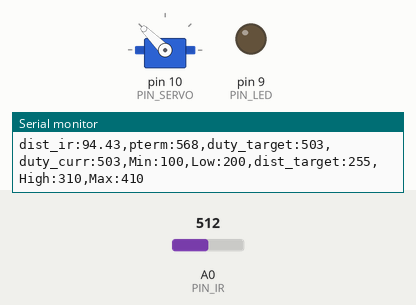
Recording of a sketch running on a simulated Arduino Uno, built with avr-gcc and run on an emulated ATmega328P. Parts: servo, output pins drawn as LEDs (lit = HIGH), the last lines printed to the serial monitor. Inputs (shaded band) come from the test bench; at power-on: A0 (PIN_IR) = 512.

Above: at 1.2 s.
1.3 s: A0 (PIN_IR) set to 122
At 2.9 s:
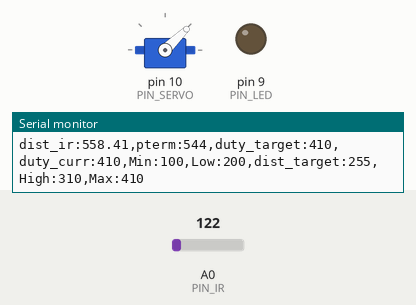
3.7 s: A0 (PIN_IR) set to 16
5.2 s: A0 (PIN_IR) set to 13
At 5.65 s:
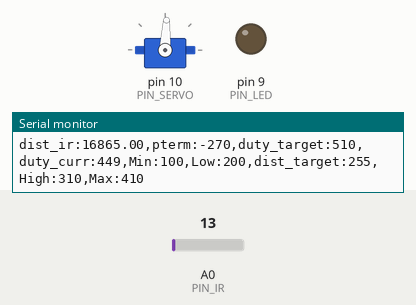
Timing chart, 0 to 8.2 s (numbered marks = the images above; inputs shaded):
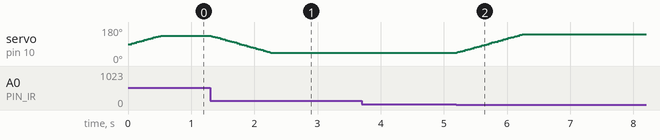

The sketch:

p.ino
```cpp
#include <Servo.h>

/////////////////////////////
// Configurable parameters //
/////////////////////////////

// Arduino pin assignment
#define PIN_LED 9         // LED를 아두이노 GPIO 9번 핀에 연결
#define PIN_SERVO 10    // 서보모터를 아두이노 GPIO 10번 핀에 연결
#define PIN_IR A0     // 적외선 센서를 아두이노 아날로그 A0핀에 연결

// Framework setting
#define _DIST_TARGET 255    // [2635] 목표하는 위치
#define _DIST_MIN 100   //거리의 최솟값이 100mm
#define _DIST_MAX 410                  //거리의 최대값 410mm

// Distance sensor
#define _DIST_ALPHA 0.5   //센서 보정정도
          // EMA필터값
// Servo range
#define _DUTY_MIN 1000    //  서보의 최소각도를 microseconds로 표현
#define _DUTY_NEU 1450    //  레일플레이트 중립위치를 만드는 서보 duty값
#define _DUTY_MAX 2000            // 서보의 최대각도의 microseconds의 값

// Servo speed control
#define _SERVO_ANGLE 30   //  최대 가동범위에 따른 목표 서보 회전각
#define _SERVO_SPEED 30   //서보 속도를 30으로

// Event periods
#define _INTERVAL_DIST 20   //  적외선센서 업데이트 주기
#define _INTERVAL_SERVO 20  //  서보 업데이트 주기
#define _INTERVAL_SERIAL 100  //  시리얼 플로터 갱신 속도

// PID parameters
#define _KP 3.0  //  P 이득 비율
#define _KD 50

//////////////////////
// global variables //
//////////////////////

// Servo instance
Servo myservo; //  서보 객체 생성

// Distance sensor
float dist_target; //  location to send the ball
float dist_raw, dist_ema; //  거리와 노이즈 필터 적용 후 거리를 저장하기 위한 변수

// Event periods
unsigned long last_sampling_time_dist, last_sampling_time_servo,
last_sampling_time_serial;
//  각 이벤트별 업데이트를 위해 측정하는 시간
// 마지막으로 측정한 거리, 마지막으로 측정한 서보 각도
//(unsigned long : 부호없는 정수형)
bool event_dist, event_servo, event_serial; //  이벤트별 이번 루프에서 업데이트 여부

// Servo speed control
int duty_chg_per_interval; //  서보속도 제어를 위한 변수 선언
int duty_target, duty_curr; //  목표duty, 현재duty

// PID variables
float error_curr, error_prev, control, pterm, dterm, iterm; // [3070] PID 제어를 위한 현재 오차, 이전오차, 컨트롤(?), p 값, d 값, i 값 변수 선언


void setup() {
// initialize GPIO pins for LED and attach servo
  pinMode(PIN_LED, OUTPUT); //[3062] 핀 LED 활성화
  myservo.attach(PIN_SERVO); // [3070] 서보 구동을 위한 서보 초기화

// initialize global variables
duty_target = _DUTY_NEU;
duty_curr = _DUTY_NEU; // [3055] duty_target, duty_curr 초기화
last_sampling_time_dist, last_sampling_time_servo, last_sampling_time_serial = millis();
// [3055] 샘플링 타임 변수 초기화
dist_raw, dist_ema = _DIST_MIN; // [3055] dist 변수 초기화
pterm = iterm = dterm = 0; // [2635] pid 제어값에서 우선 p 만 사용하도록

// move servo to neutral position
  myservo.writeMicroseconds(_DUTY_NEU); //[2635]

// initialize serial port
  Serial.begin(57600); //[2635]

// convert angle speed into duty change per interval.
  duty_chg_per_interval = (_DUTY_MAX - _DUTY_MIN)/(float)(_SERVO_ANGLE) * (_SERVO_SPEED /1000.0)*_INTERVAL_SERVO;    // [3131] 설정한 서보 스피드에 따른 duty change per interval 값을 변환

}
float Ir_distance(void){ // return value unit: mm
  float val;
  float volt = float(analogRead(PIN_IR));
  val = ((6762.0/(volt-9.0))-4.0) * 10.0;
  return val;
}


void loop() {
    // [3055] indentation 수정(space 4칸)
    /////////////////////
    // Event generator //
    /////////////////////
    unsigned long time_curr = millis(); // [3070] 이벤트 업데이트 주기 계산을 위한 현재 시간
    // [3070] 이벤트 주기가 돌아올때까지 현재시간과 비교하며 기다리도록 함.
    if(time_curr >= last_sampling_time_dist + _INTERVAL_DIST) {
        last_sampling_time_dist += _INTERVAL_DIST;
        event_dist = true;
    }
    if(time_curr >= last_sampling_time_servo + _INTERVAL_SERVO) {
        last_sampling_time_servo += _INTERVAL_SERVO;
        event_servo = true;
    }
    if(time_curr >= last_sampling_time_serial + _INTERVAL_SERIAL) {
        last_sampling_time_serial += _INTERVAL_SERIAL;
        event_serial = true;
    }

    ////////////////////
    // Event handlers //
    ////////////////////

    if(event_dist) {
        event_dist = false; // [2635] 업데이트 대기
        // get a distance reading from the distance sensor
        dist_raw = Ir_distance(); // [2635] 센서 값 받아와서 변수에 저장
        dist_ema = _DIST_ALPHA * dist_raw + (1 - _DIST_ALPHA) * dist_ema;
        // [3055] dist_ema 설정

        // PID control logic
        error_curr = _DIST_TARGET-dist_ema; // [2635] 오차 계산
        pterm = error_curr; // [2635] p값은 오차
        dterm = _KD*(error_curr - error_prev);
        control = _KP * pterm;// [2635] control 값, i와 d는 현재 0

        // duty_target = f(duty_neutral, control)
        //duty_target = duty_neutral + control // [3070] control 값이 다 합해서 1이 되도록 되어있다면, 중립 위치에 컨트롤 값 만큼의 비율을 더해 목표위치를 정한다.
        duty_target = _DUTY_NEU + control;

  // keep duty_target value within the range of [_DUTY_MIN, _DUTY_MAX]
        if(duty_target < _DUTY_MIN)  // [2635] 양극값 넘어가는 경우 극값으로 제한
        {
            duty_target = _DUTY_MIN;
        }
        if(duty_target > _DUTY_MAX)
        {
            duty_target = _DUTY_MAX;
        }

        error_prev=error_curr;
  }

 if(event_servo) {
    event_servo=false;
    // adjust duty_curr toward duty_target by duty_chg_per_interval
    if(duty_target>duty_curr) {
   duty_curr += duty_chg_per_interval;
   if(duty_curr > duty_target) duty_curr = duty_target;
     }
    else {
   duty_curr -= duty_chg_per_interval;
   if(duty_curr < duty_target) duty_curr = duty_target;
    }
    // update servo position
     myservo.writeMicroseconds(duty_curr);
  }

  if(event_serial) {
    event_serial = false;
    Serial.print("dist_ir:");
    Serial.print(dist_raw);
    Serial.print(",pterm:");
    Serial.print(map(pterm,-1000,1000,510,610));
    //Serial.print(",dterm:");
    //Serial.print(map(dterm,-1000,1000,510,610));
    Serial.print(",duty_target:");
    Serial.print(map(duty_target,1000,2000,410,510));
    Serial.print(",duty_curr:");
    Serial.print(map(duty_curr,1000,2000,410,510));
    Serial.println(",Min:100,Low:200,dist_target:255,High:310,Max:410");

  }
}
```

Measured:
- the behaviour switches between 15 and 14 on A0 (PIN_IR) (found by bisection; images 1 and 2)
- after the input at 1.3 s, servo on pin 10 (PIN_SERVO): moves from 135° to 44° over 0.96 s, starting at once
- after the input at 5.2 s, servo on pin 10 (PIN_SERVO): moves from 44° to 141° over 1.0 s, starting at once
